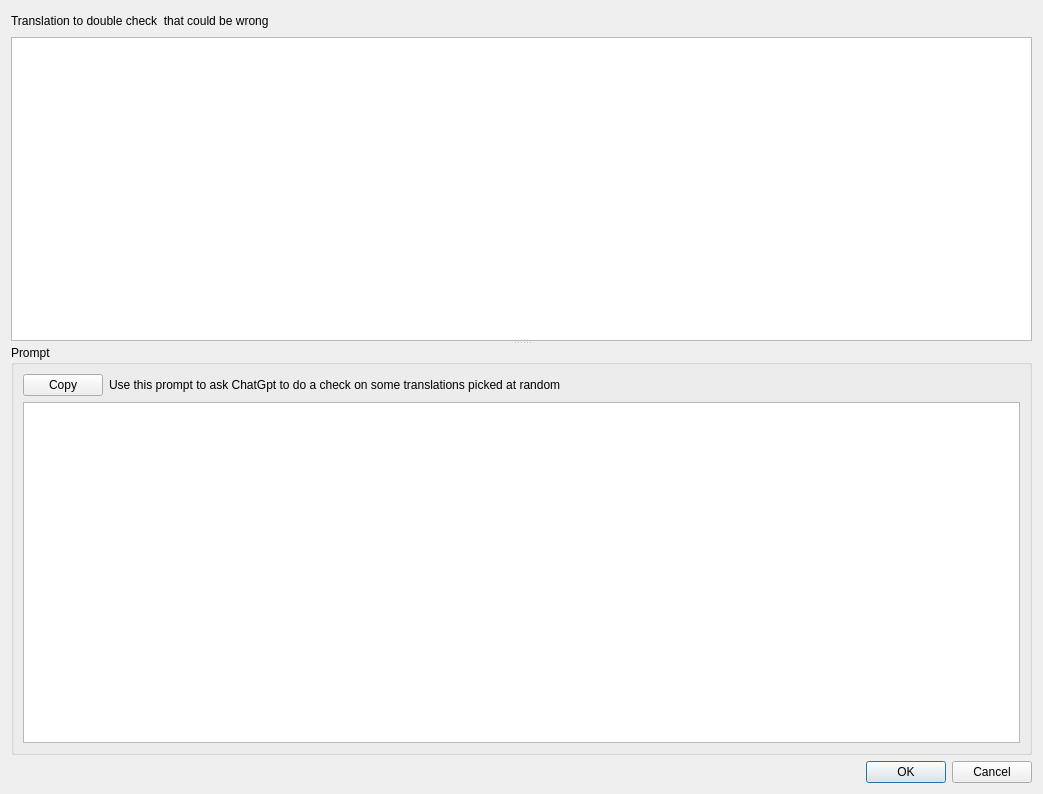
<?xml version="1.0" encoding="UTF-8"?>
<ui version="4.0">
 <class>DialogTranslationPasted</class>
 <widget class="QDialog" name="DialogTranslationPasted">
  <property name="geometry">
   <rect>
    <x>0</x>
    <y>0</y>
    <width>1043</width>
    <height>794</height>
   </rect>
  </property>
  <property name="windowTitle">
   <string>Translations to double check</string>
  </property>
  <layout class="QVBoxLayout" name="verticalLayout_4">
   <item>
    <widget class="QSplitter" name="splitter">
     <property name="orientation">
      <enum>Qt::Vertical</enum>
     </property>
     <widget class="QWidget" name="layoutWidget">
      <layout class="QVBoxLayout" name="verticalLayout_3">
       <item>
        <layout class="QHBoxLayout" name="horizontalLayout_2">
         <item>
          <widget class="QLabel" name="label">
           <property name="text">
            <string>Translation to double check  that could be wrong</string>
           </property>
          </widget>
         </item>
         <item>
          <spacer name="horizontalSpacer_2">
           <property name="orientation">
            <enum>Qt::Horizontal</enum>
           </property>
           <property name="sizeHint" stdset="0">
            <size>
             <width>40</width>
             <height>20</height>
            </size>
           </property>
          </spacer>
         </item>
        </layout>
       </item>
       <item>
        <widget class="QTableWidget" name="tableWidgetKeywords">
         <attribute name="horizontalHeaderDefaultSectionSize">
          <number>250</number>
         </attribute>
         <attribute name="horizontalHeaderStretchLastSection">
          <bool>true</bool>
         </attribute>
         <attribute name="verticalHeaderStretchLastSection">
          <bool>false</bool>
         </attribute>
        </widget>
       </item>
      </layout>
     </widget>
     <widget class="QWidget" name="layoutWidget">
      <layout class="QVBoxLayout" name="verticalLayout_2">
       <item>
        <widget class="QGroupBox" name="groupBox">
         <property name="title">
          <string>Prompt</string>
         </property>
         <layout class="QVBoxLayout" name="verticalLayout">
          <item>
           <layout class="QHBoxLayout" name="horizontalLayout">
            <item>
             <widget class="QPushButton" name="buttonCopy">
              <property name="text">
               <string>Copy</string>
              </property>
             </widget>
            </item>
            <item>
             <widget class="QLabel" name="label_2">
              <property name="text">
               <string>Use this prompt to ask ChatGpt to do a check on some translations picked at random</string>
              </property>
             </widget>
            </item>
            <item>
             <spacer name="horizontalSpacer">
              <property name="orientation">
               <enum>Qt::Horizontal</enum>
              </property>
              <property name="sizeHint" stdset="0">
               <size>
                <width>40</width>
                <height>20</height>
               </size>
              </property>
             </spacer>
            </item>
           </layout>
          </item>
          <item>
           <widget class="QPlainTextEdit" name="plainTextPrompt">
            <property name="readOnly">
             <bool>true</bool>
            </property>
           </widget>
          </item>
         </layout>
        </widget>
       </item>
       <item>
        <widget class="QDialogButtonBox" name="buttonBox">
         <property name="standardButtons">
          <set>QDialogButtonBox::Cancel|QDialogButtonBox::Ok</set>
         </property>
        </widget>
       </item>
      </layout>
     </widget>
    </widget>
   </item>
  </layout>
 </widget>
 <resources/>
 <connections>
  <connection>
   <sender>buttonBox</sender>
   <signal>accepted()</signal>
   <receiver>DialogTranslationPasted</receiver>
   <slot>accept()</slot>
   <hints>
    <hint type="sourcelabel">
     <x>754</x>
     <y>776</y>
    </hint>
    <hint type="destinationlabel">
     <x>771</x>
     <y>823</y>
    </hint>
   </hints>
  </connection>
  <connection>
   <sender>buttonBox</sender>
   <signal>rejected()</signal>
   <receiver>DialogTranslationPasted</receiver>
   <slot>reject()</slot>
   <hints>
    <hint type="sourcelabel">
     <x>828</x>
     <y>770</y>
    </hint>
    <hint type="destinationlabel">
     <x>1122</x>
     <y>684</y>
    </hint>
   </hints>
  </connection>
 </connections>
</ui>
